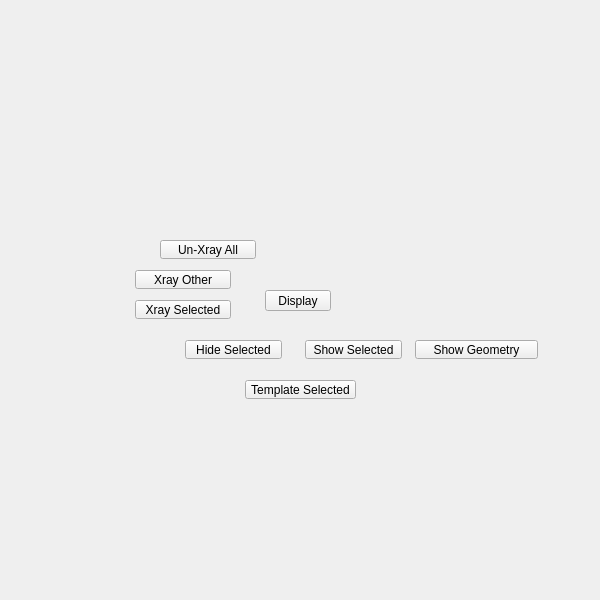
<?xml version="1.0" encoding="UTF-8"?>
<ui version="4.0">
 <class>QtUi</class>
 <widget class="QMainWindow" name="QtUi">
  <property name="enabled">
   <bool>true</bool>
  </property>
  <property name="geometry">
   <rect>
    <x>0</x>
    <y>0</y>
    <width>600</width>
    <height>600</height>
   </rect>
  </property>
  <property name="sizePolicy">
   <sizepolicy hsizetype="Ignored" vsizetype="Ignored">
    <horstretch>0</horstretch>
    <verstretch>0</verstretch>
   </sizepolicy>
  </property>
  <property name="minimumSize">
   <size>
    <width>0</width>
    <height>0</height>
   </size>
  </property>
  <property name="maximumSize">
   <size>
    <width>600</width>
    <height>600</height>
   </size>
  </property>
  <property name="cursor">
   <cursorShape>ArrowCursor</cursorShape>
  </property>
  <property name="windowTitle">
   <string>Toolkit</string>
  </property>
  <property name="whatsThis">
   <string>main</string>
  </property>
  <property name="toolButtonStyle">
   <enum>Qt::ToolButtonIconOnly</enum>
  </property>
  <property name="tabShape">
   <enum>QTabWidget::Triangular</enum>
  </property>
  <property name="dockNestingEnabled">
   <bool>true</bool>
  </property>
  <property name="dockOptions">
   <set>QMainWindow::AllowNestedDocks|QMainWindow::AllowTabbedDocks|QMainWindow::AnimatedDocks|QMainWindow::ForceTabbedDocks</set>
  </property>
  <widget class="QWidget" name="main_widget">
   <property name="sizePolicy">
    <sizepolicy hsizetype="Ignored" vsizetype="Ignored">
     <horstretch>0</horstretch>
     <verstretch>0</verstretch>
    </sizepolicy>
   </property>
   <widget class="QPushButton" name="i032">
    <property name="geometry">
     <rect>
      <x>265</x>
      <y>290</y>
      <width>66</width>
      <height>21</height>
     </rect>
    </property>
    <property name="minimumSize">
     <size>
      <width>0</width>
      <height>21</height>
     </size>
    </property>
    <property name="maximumSize">
     <size>
      <width>16777215</width>
      <height>21</height>
     </size>
    </property>
    <property name="whatsThis">
     <string>display</string>
    </property>
    <property name="text">
     <string>Display</string>
    </property>
   </widget>
   <widget class="QPushButton" name="b002">
    <property name="geometry">
     <rect>
      <x>185</x>
      <y>340</y>
      <width>97</width>
      <height>19</height>
     </rect>
    </property>
    <property name="minimumSize">
     <size>
      <width>0</width>
      <height>19</height>
     </size>
    </property>
    <property name="text">
     <string>Hide Selected</string>
    </property>
   </widget>
   <widget class="QPushButton" name="b003">
    <property name="geometry">
     <rect>
      <x>305</x>
      <y>340</y>
      <width>97</width>
      <height>19</height>
     </rect>
    </property>
    <property name="minimumSize">
     <size>
      <width>0</width>
      <height>19</height>
     </size>
    </property>
    <property name="text">
     <string>Show Selected</string>
    </property>
   </widget>
   <widget class="QPushButton" name="b005">
    <property name="geometry">
     <rect>
      <x>135</x>
      <y>300</y>
      <width>96</width>
      <height>19</height>
     </rect>
    </property>
    <property name="minimumSize">
     <size>
      <width>0</width>
      <height>19</height>
     </size>
    </property>
    <property name="text">
     <string>Xray Selected</string>
    </property>
   </widget>
   <widget class="QPushButton" name="b021">
    <property name="geometry">
     <rect>
      <x>245</x>
      <y>380</y>
      <width>111</width>
      <height>19</height>
     </rect>
    </property>
    <property name="minimumSize">
     <size>
      <width>111</width>
      <height>19</height>
     </size>
    </property>
    <property name="text">
     <string>Template Selected</string>
    </property>
   </widget>
   <widget class="QPushButton" name="b006">
    <property name="geometry">
     <rect>
      <x>160</x>
      <y>240</y>
      <width>96</width>
      <height>19</height>
     </rect>
    </property>
    <property name="minimumSize">
     <size>
      <width>0</width>
      <height>19</height>
     </size>
    </property>
    <property name="text">
     <string>Un-Xray All</string>
    </property>
   </widget>
   <widget class="QPushButton" name="b007">
    <property name="geometry">
     <rect>
      <x>135</x>
      <y>270</y>
      <width>96</width>
      <height>19</height>
     </rect>
    </property>
    <property name="minimumSize">
     <size>
      <width>0</width>
      <height>19</height>
     </size>
    </property>
    <property name="text">
     <string>Xray Other</string>
    </property>
   </widget>
   <widget class="QPushButton" name="b004">
    <property name="geometry">
     <rect>
      <x>415</x>
      <y>340</y>
      <width>123</width>
      <height>19</height>
     </rect>
    </property>
    <property name="minimumSize">
     <size>
      <width>0</width>
      <height>19</height>
     </size>
    </property>
    <property name="maximumSize">
     <size>
      <width>999</width>
      <height>19</height>
     </size>
    </property>
    <property name="text">
     <string>Show Geometry</string>
    </property>
   </widget>
  </widget>
 </widget>
 <resources/>
 <connections/>
 <designerdata>
  <property name="gridDeltaX">
   <number>5</number>
  </property>
  <property name="gridDeltaY">
   <number>10</number>
  </property>
  <property name="gridSnapX">
   <bool>true</bool>
  </property>
  <property name="gridSnapY">
   <bool>true</bool>
  </property>
  <property name="gridVisible">
   <bool>true</bool>
  </property>
 </designerdata>
</ui>
